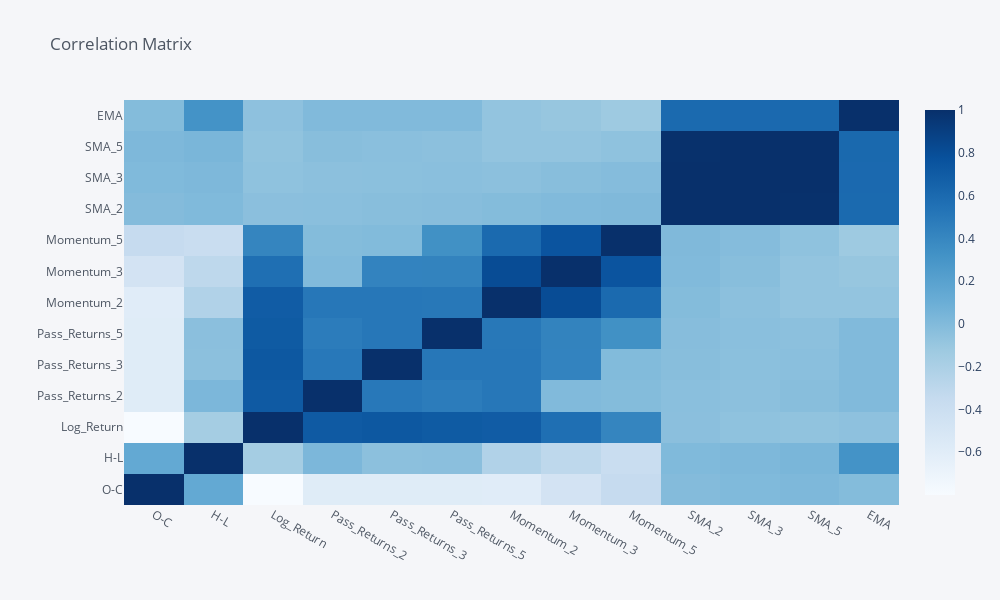

Notebook cell for this chart:
### Code cell
df_Features.drop(['Sign0','Adj Close'], axis=1).corr().iplot(kind='heatmap', title="Correlation Matrix", colorscale="blues")

### Figure 1 — Plotly figure (JSON) as saved in the notebook; plotly's stock layout.template omitted (floating-point values rounded to 4 significant figures; data arrays with more than 128 entries replaced by an {"elided": "..."} marker saying what was removed)
{"data": [{"colorscale": [[0, "rgb(247,251,255)"], [0.125, "rgb(222,235,247)"], [0.25, "rgb(198,219,239)"], [0.375, "rgb(158,202,225)"], [0.5, "rgb(107,174,214)"], [0.625, "rgb(66,146,198)"], [0.75, "rgb(33,113,181)"], [0.875, "rgb(8,81,156)"], [1, "rgb(8,48,107)"]], "type": "heatmap", "x": ["O-C", "H-L", "Log_Return", "Pass_Returns_2", "Pass_Returns_3", "Pass_Returns_5", "Momentum_2", "Momentum_3", "Momentum_5", "SMA_2", "SMA_3", "SMA_5", "EMA"], "y": ["O-C", "H-L", "Log_Return", "Pass_Returns_2", "Pass_Returns_3", "Pass_Returns_5", "Momentum_2", "Momentum_3", "Momentum_5", "SMA_2", "SMA_3", "SMA_5", "EMA"], "z": {"elided": "13x13 float values"}, "zmax": 1, "zmin": -0.7998}], "layout": {"height": 600, "legend": {"bgcolor": "#F5F6F9", "font": {"color": "#4D5663"}}, "paper_bgcolor": "#F5F6F9", "plot_bgcolor": "#F5F6F9", "title": {"font": {"color": "#4D5663"}, "text": "Correlation Matrix"}, "width": 1000, "xaxis": {"gridcolor": "#E1E5ED", "showgrid": true, "tickfont": {"color": "#4D5663"}, "title": {"font": {"color": "#4D5663"}, "text": ""}, "zerolinecolor": "#E1E5ED"}, "yaxis": {"gridcolor": "#E1E5ED", "showgrid": true, "tickfont": {"color": "#4D5663"}, "title": {"font": {"color": "#4D5663"}, "text": ""}, "zerolinecolor": "#E1E5ED"}}}
